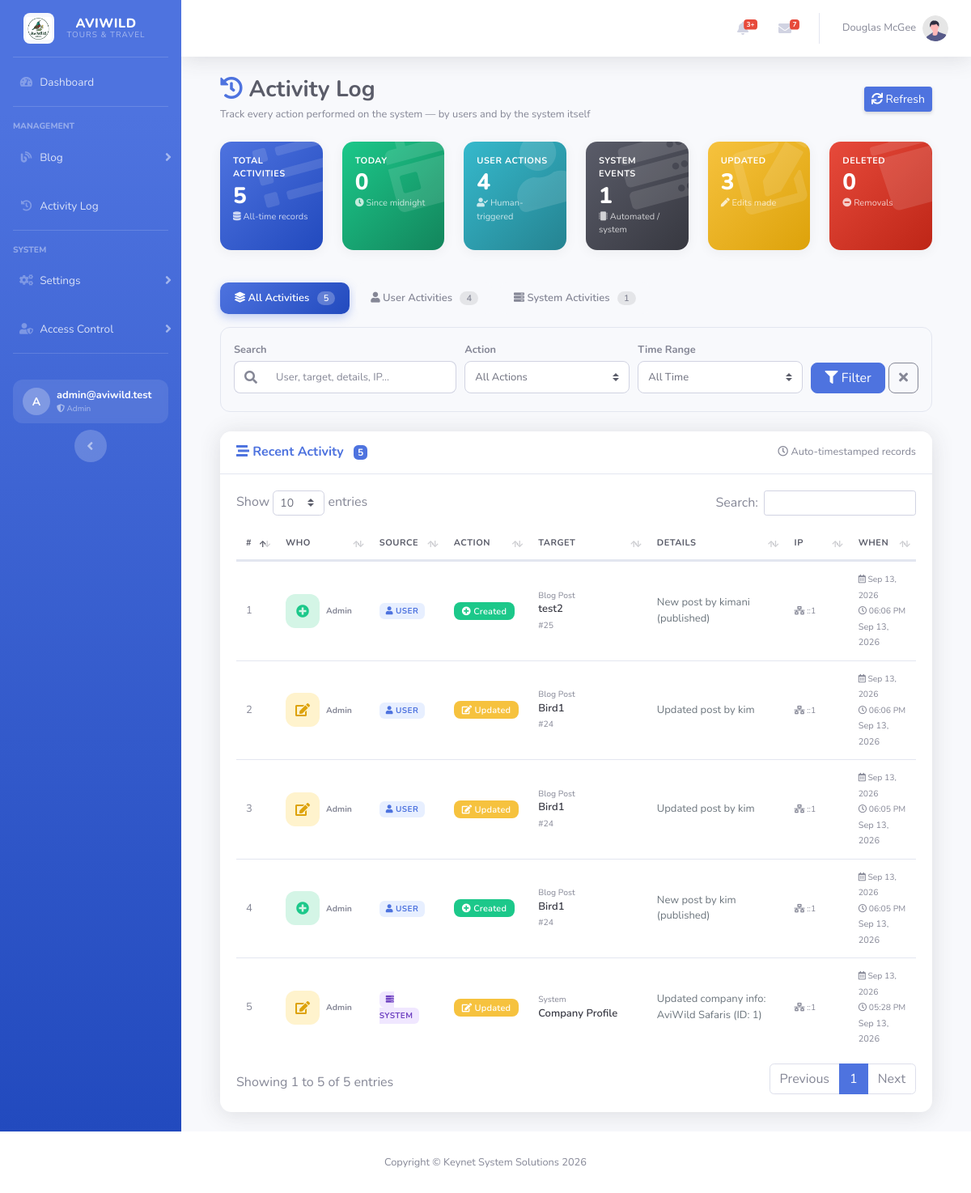
The page /home.php?section=activity (signed in) on the database its author committed.
### tables this page shows
CREATE TABLE `activity_log` (
  `id` int(11) NOT NULL,
  `user` varchar(100) NOT NULL,
  `action` varchar(50) NOT NULL,
  `target_type` varchar(50) NOT NULL,
  `target_id` int(11) DEFAULT NULL,
  `target_title` varchar(255) DEFAULT NULL,
  `details` text DEFAULT NULL,
  `ip_address` varchar(45) DEFAULT NULL,
  `created_at` timestamp NOT NULL DEFAULT current_timestamp()
);

### activity_log.php (the view, shortened to what the rows shown need)
<?php
include('config.php');
$where = "WHERE 1=1";
$query  = "SELECT * FROM activity_log $where ORDER BY created_at DESC LIMIT 500";
$result = mysqli_query($conn, $query);
?>
<div id="content-wrapper" class="d-flex flex-column">
    <div id="content">
        <div class="container-fluid">
            <div class="d-sm-flex align-items-center justify-content-between mb-4">
                <div>
                    <h1 class="h3 mb-1 text-gray-800 font-weight-bold">
                        <i class="fas fa-history text-primary"></i> Activity Log
                    </h1>
                </div>
            </div>
            <div class="card shadow mb-4" style="border-radius:14px; border:none;">
                <div class="card-body">
                    <?php if ($result && mysqli_num_rows($result) > 0): ?>
                        <div class="table-responsive">
                            <table class="table table-hover" id="dataTable" width="100%" cellspacing="0">
                                <thead>
                                    <tr>
                                        <th width="4%">#</th>
                                        <th width="14%">Who</th>
                                        <th width="11%">Source</th>
                                        <th width="11%">Action</th>
                                        <th width="18%">Target</th>
                                        <th width="22%">Details</th>
                                        <th width="10%">IP</th>
                                        <th width="10%">When</th>
                                    </tr>
                                </thead>
                                <tbody>
                                <?php
                                    $counter = 1;
                                    while ($log = mysqli_fetch_assoc($result)):
                                        $act  = strtolower($log['action']);
                                        $is_system = (
                                            in_array(strtolower($log['target_type'] ?? ''), ['system','settings','auth','backup','database','security'])
                                            || in_array($act, ['login','logout','backup','settings','system','error'])
                                            || in_array($log['user'], ['System','SYSTEM','system'])
                                        );
                                        $icon = 'fa-circle';
                                        $cls  = 'activity-default';
                                        $badge = 'badge-secondary';
                                        if ($act === 'created')      { $icon='fa-plus-circle'; $cls='activity-created'; $badge='badge-success'; }
                                        elseif ($act === 'updated')  { $icon='fa-edit';        $cls='activity-updated'; $badge='badge-warning'; }
                                        elseif ($act === 'deleted')  { $icon='fa-trash';       $cls='activity-deleted'; $badge='badge-danger';  }
                                        elseif ($act === 'login')    { $icon='fa-sign-in-alt'; $cls='activity-login';   $badge='badge-info';    }
                                        elseif ($act === 'logout')   { $icon='fa-sign-out-alt';$cls='activity-logout';  $badge='badge-dark';    }
                                        else                         { $icon='fa-bolt';         $cls='activity-default'; $badge='badge-primary'; }
                                        $ts   = strtotime($log['created_at']);
                                        $diff = time() - $ts;
                                        if ($diff < 60)          $rel = 'Just now';
                                        elseif ($diff < 3600)    $rel = floor($diff/60) . ' min ago';
                                        elseif ($diff < 86400)   $rel = floor($diff/3600) . ' hrs ago';
                                        elseif ($diff < 604800)  $rel = floor($diff/86400) . ' days ago';
                                        else                     $rel = date('M d, Y', $ts);
                                ?>
                                    <tr class="activity-row">
                                        <td class="text-muted small"><?php echo $counter++; ?></td>
                                        <td>
                                            <div class="d-flex align-items-center">
                                                <span class="activity-icon <?php echo $cls; ?> mr-2">
                                                    <i class="fas <?php echo $icon; ?>"></i>
                                                </span>
                                                <div>
                                                    <div class="font-weight-bold small">
                                                        <?php echo htmlspecialchars($log['user']); ?>
                                                    </div>
                                                </div>
                                            </div>
                                        </td>
                                        <td>
                                            <span class="source-badge <?php echo $is_system ? 'source-system' : 'source-user'; ?>">
                                                <i class="fas <?php echo $is_system ? 'fa-server' : 'fa-user'; ?>"></i>
                                                <?php echo $is_system ? 'System' : 'User'; ?>
                                            </span>
                                        </td>
                                        <td>
                                            <span class="badge badge-action <?php echo $badge; ?>">
                                                <i class="fas <?php echo $icon; ?>"></i>
                                                <?php echo htmlspecialchars($log['action']); ?>
                                            </span>
                                        </td>
                                        <td>
                                            <small class="text-muted d-block">
                                                <?php echo htmlspecialchars($log['target_type'] ?? '-'); ?>
                                            </small>
                                            <span class="target-title" title="<?php echo htmlspecialchars($log['target_title'] ?? ''); ?>">
                                                <?php echo htmlspecialchars($log['target_title'] ?: '-'); ?>
                                            </span>
                                            <?php if (!empty($log['target_id'])): ?>
                                                <small class="text-muted">#<?php echo (int)$log['target_id']; ?></small>
                                            <?php endif; ?>
                                        </td>
                                        <td class="details-cell small">
                                            <?php
                                                $d = $log['details'] ?? '-';
                                                echo htmlspecialchars(strlen($d) > 90 ? substr($d, 0, 90) . '…' : $d);
                                            ?>
                                        </td>
                                        <td>
                                            <small class="text-muted">
                                                <i class="fas fa-network-wired"></i>
                                                <?php echo htmlspecialchars($log['ip_address'] ?: '—'); ?>
                                            </small>
                                        </td>
                                        <td>
                                            <small>
                                                <i class="far fa-calendar-alt text-muted"></i>
                                                <?php echo date('M d, Y', $ts); ?>
                                                <br>
                                                <i class="far fa-clock text-muted"></i>
                                                <?php echo date('h:i A', $ts); ?>
                                                <br>
                                                <span class="time-ago <?php echo $diff < 300 ? 'fresh' : ''; ?>">
                                                    <?php echo $rel; ?>
                                                </span>
                                            </small>
                                        </td>
                                    </tr>
                                <?php endwhile; ?>
                                </tbody>
                            </table>
                        </div>
                    <?php endif; ?>
                </div>
            </div>
        </div>
    </div>
</div>

### rows shown on the page
activity_log: user "Admin", shows "USER", action "Created", target_type "Blog Post", target_title "test2", target "25", details "New post by kimani (published)", ip_address "::1", created_at "Sep 13, 2026", created_at "06:06 PM"
activity_log: user "Admin", shows "USER", action "Updated", target_type "Blog Post", target_title "Bird1", target "24", details "Updated post by kim", ip_address "::1", created_at "Sep 13, 2026", created_at "06:06 PM"
activity_log: user "Admin", shows "USER", action "Updated", target_type "Blog Post", target_title "Bird1", target "24", details "Updated post by kim", ip_address "::1", created_at "Sep 13, 2026", created_at "06:05 PM"
activity_log: user "Admin", shows "USER", action "Created", target_type "Blog Post", target_title "Bird1", target "24", details "New post by kim (published)", ip_address "::1", created_at "Sep 13, 2026", created_at "06:05 PM"
activity_log: user "Admin", shows "SYSTEM", action "Updated", target_type "System", target_title "Company Profile", details "Updated company info: AviWild Safaris (ID: 1)", ip_address "::1", created_at "Sep 13, 2026", created_at "05:28 PM"

### other values the page prints
$me_initial "A"
$me_user "admin@aviwild.test"
$me_role "Admin"
$stats['total'] "5"
$stats['today'] "0"
$stats['user'] "4"
$stats['system'] "1"
$stats['updated'] "3"
$stats['deleted'] "0"
mysqli_num_rows($result) "5"
